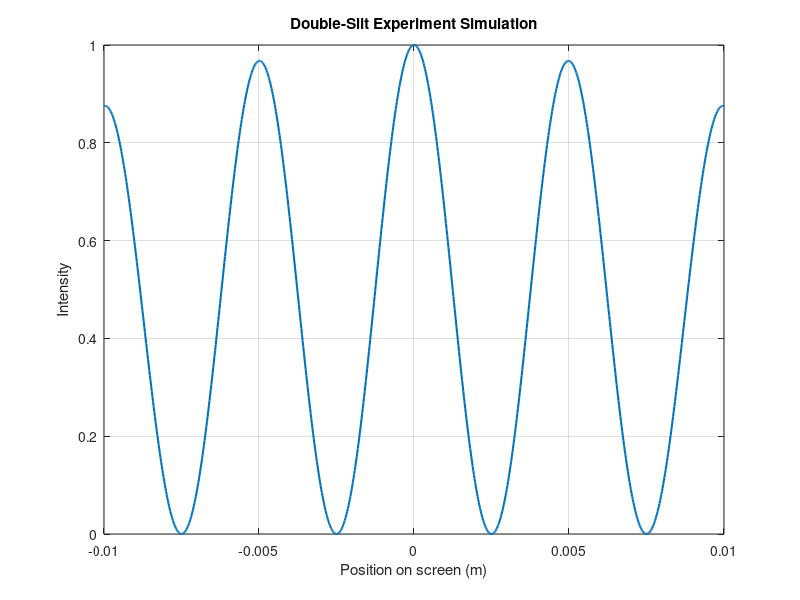

The MATLAB script that drew this image:
function Tab2()
    %% Parameters
    wavelength2 = 500e-9;      % Wavelength of light in meters 
    d2 = 1e-4;                % Distance between the slits in meters 
    a2 = 1e-5;                % Width of each slit in meters 
    screen2 = 1.0;            % Distance from slits to screen in meters
    num_points2 = 1000;       % Number of points on the screen
    num_frames2 = 200;        % Number of frames in the video
    time_steps2 = linspace(0, 2*pi, num_frames2);  % Time steps for the simulation
    screen_x2 = linspace(-0.01, 0.01, num_points2); % Screen coordinates in meters
    k2 = 2 * pi / wavelength2; % Wave number

    %% Loop over time steps to create the simulation
    figure;
    for t = time_steps2 
        path_diff2 = d2 * screen_x2 / screen2;        % Calculate the path difference for each point on the screen
        phase_diff2 = k2 * path_diff2 + t;            % Calculate the phase difference 

        intensity = (cos(phase_diff2 / 2)).^2;        % Calculate the resultant intensity (for each slit as a source)
        
        % Include the effect of slit width (diffraction pattern)
        beta2 = k2 * a2 * screen_x2 / (2 * screen2);
        diff_pattern2 = (sin(beta2) ./ beta2).^2;
        
        % Handle the case where beta2 is zero
        diff_pattern2(beta2 == 0) = 1;
        
        total_intensity2 = intensity .* diff_pattern2;  % Total intensity is the product of interference and diffraction pattern
        total_intensity2 = total_intensity2 / max(total_intensity2); 

        %% Plot the current frame
        plot(screen_x2, total_intensity2, 'LineWidth', 1.5);
        title('Double-Slit Experiment Simulation');
        xlabel('Position on screen (m)');
        ylabel('Intensity');
        ylim([0 1]);
        grid on;
        drawnow;
    end
end
